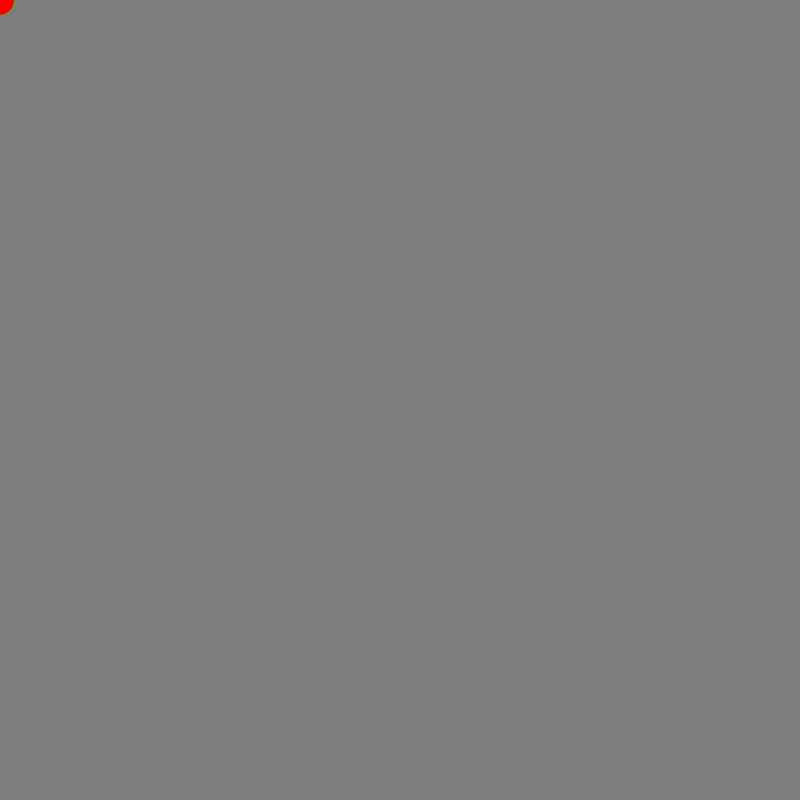
Frame 1 (no input)
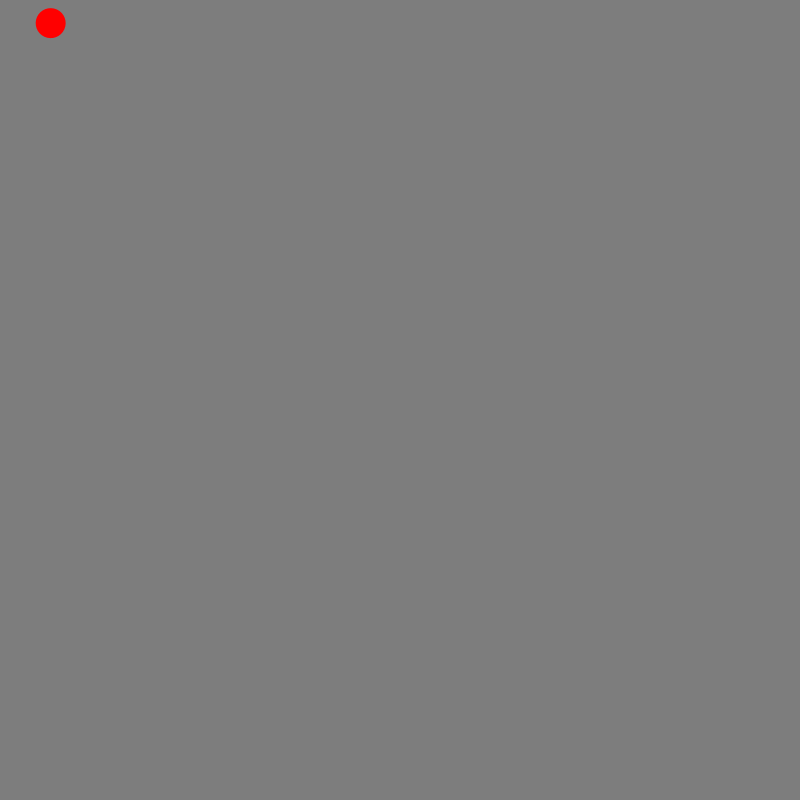
Frame 60 (the mouse pressed at the canvas centre just before this capture)
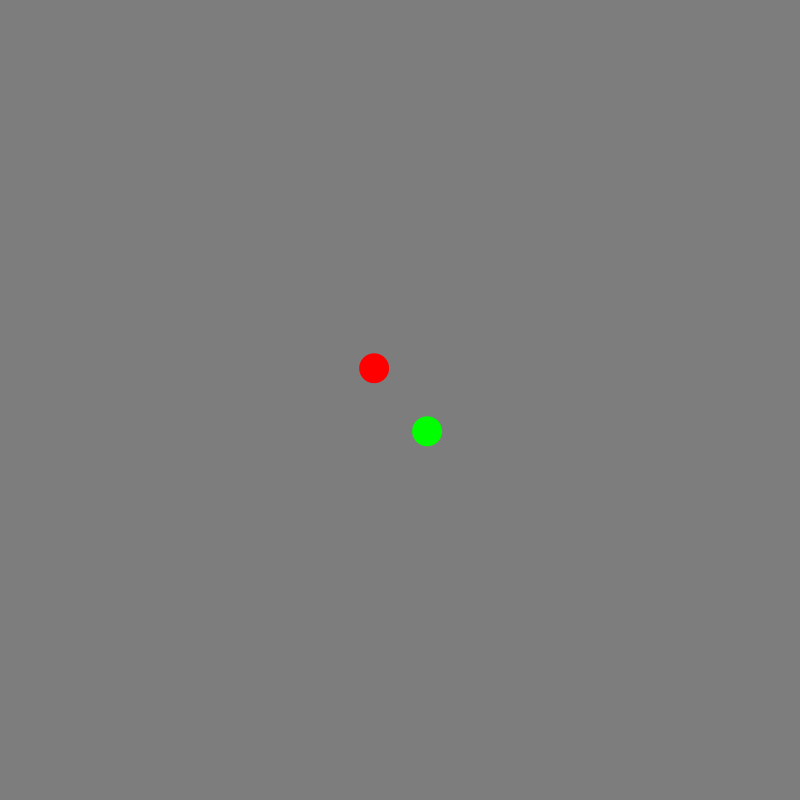
Frame 120 (the mouse held since frame 60 and released just before this capture)

The Processing sketch that drew these frames (run headless with seeded random() and noise(); from frame 60 on, the mouse is pressed at the canvas centre):

// Processing sketch: orbit_testing
// ── orbit_testing.pde
void setup(){
  size(800,800); 
  background(125);
  smooth(8);
  noStroke();
}

int size = 30;
float distance = 60;
float theta=0;
float orbitspeed = .03;



void draw(){
  
  background(125);
  
  pushMatrix();
  
  //SetPosition of Group
  translate(mouseX,mouseY);
  
  
  
  //Circle 1
  pushMatrix();
  rotate(theta);
  translate(distance*sin(theta/3),0);
  fill(0,255,0);
  ellipse(0,0,size,size);
  theta += orbitspeed;
  popMatrix();
  
  //Circle 2
  pushMatrix();
  rotate(theta+PI);
  translate(distance*sin(theta/3),0);
  fill(255,0,0);
  ellipse(0,0,size,size);
  theta += orbitspeed;
  popMatrix();
  
  
  /*
  //Circle 3
  pushMatrix();
  rotate(theta+HALF_PI);
  translate(50,0);
  fill(0,255,0);
  ellipse(0,0,size,size);
  theta += orbitspeed;
  popMatrix();
  
  //Circle 4
  pushMatrix();
  rotate(theta+PI+HALF_PI);
  translate(50,0);
  fill(0,255,0);
  ellipse(0,0,size,size);
  theta += orbitspeed;
  popMatrix();
  */
  
  
  popMatrix();
}
